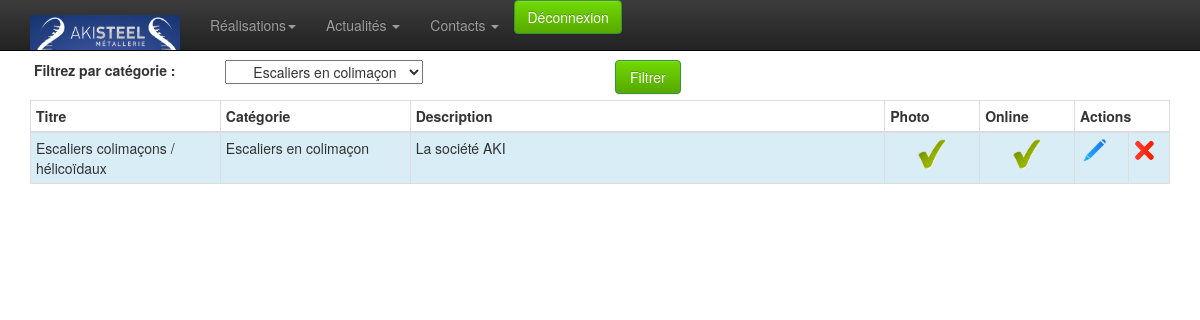
Before: /admin/produit/liste.php?id_categorie=100 (signed in) with the older database file.
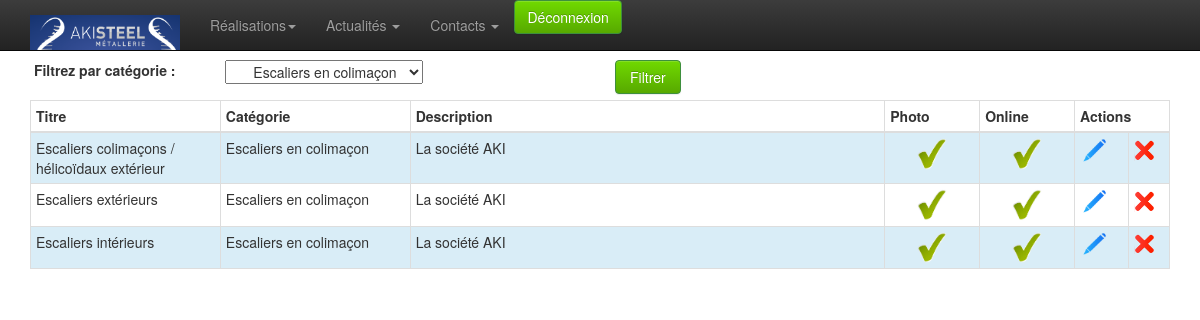
After: the same page with the newer database file.
### tables this page shows
CREATE TABLE `product` (
  `id` int(10) unsigned NOT NULL AUTO_INCREMENT,
  `id_categorie` int(11) NOT NULL,
  `nom` varchar(100) NOT NULL,
  `description` text NOT NULL,
  `fichier_pdf` varchar(100) NOT NULL,
  `online` enum('0','1') NOT NULL DEFAULT '0',
  PRIMARY KEY (`id`)
);

CREATE TABLE `catproduct` (
  `id` int(10) unsigned NOT NULL AUTO_INCREMENT,
  `id_parent` int(11) NOT NULL,
  `nom` varchar(50) NOT NULL,
  `image` varchar(50) NOT NULL,
  `ordre_affichage` int(11) NOT NULL DEFAULT '1',
  PRIMARY KEY (`id`)
);

### admin/classes/StorageManager.php (called while the page is built, shortened)
<?php
class StorageManager{
	protected function dbConnect() {
	    $host = DBHOST;
	    $user = DBUSER;
	    $pass = DBPASSWD;
	    $bdd  = DBNAME;
		try {
			$this->mysqli = new mysqli ($host, $user, $pass, $bdd) ;
		} catch (Exception $e) {
			throw new Exception("Erreur Connexion DB ". $e->getMessage());
		}
	}
}
?>

### admin/classes/Produit.php (called while the page is built, shortened)
<?php
require_once("StorageManager.php");
require_once("Categorie.php");
class Produit extends StorageManager {
	public function getListe( $tab=array(), $debug=false ) {
		$champ_souhaite = ( $tab[ "champ" ] != '' ) ? $tab[ "champ" ] : "*";
		$requete = "SELECT " . $champ_souhaite . " FROM `product`";
		if ( $tab[ "where" ] == '' ) {
			$requete .= " WHERE id > 0";
			if ( !empty( $tab ) ) {
				foreach( $tab as $champ => $val ) {
					if ( $champ != "champ" && $champ != "order_by" && $champ != "sens" )
						$requete .= " AND " . $champ . " = '" . addslashes( $val ) . "'";
				}
			}
			$order_by = ( $tab[ "order_by" ] != "" ) ? $tab[ "order_by" ] : "nom";
			$sens = 	( $tab[ "sens" ] != "" ) ? $tab[ "sens" ] : "ASC";
			$requete .= " ORDER BY " . $order_by . " " . $sens;
		}
		else $requete .= $tab[ "where" ];
		$result = mysqli_query( $this->mysqli, $requete );
		while( $row = mysqli_fetch_assoc( $result ) ) {
			$new_array[] = $row;
		}
		return $new_array;
	}
}

### admin/classes/Categorie.php (called while the page is built, shortened)
<?php
require_once("StorageManager.php");
class Categorie extends StorageManager {
	public function load( $id, $debug=false ){
		$new_array = null;
		$requete = "SELECT * FROM `catproduct` WHERE id = " . $id ;
		$result = mysqli_query( $this->mysqli, $requete );
		while( $row = mysqli_fetch_assoc( $result ) ) {
			$new_array[] = $row;
		}
		return $new_array;
	}
	public function getListe( $tab=array(), $debug=false ) {
		$champ_souhaite = ( $tab[ "champ" ] != '' ) ? $tab[ "champ" ] : "*";
		$requete = "SELECT " . $champ_souhaite . " FROM `catproduct`";
		if ( $tab[ "where" ] == '' ) {
			$requete .= " WHERE id > 0";
			if ( !empty( $tab ) ) {
				foreach( $tab as $champ => $val ) {
					if ( $champ != "champ" && $champ != "order_by" && $champ != "sens" )
						$requete .= " AND " . $champ . " = '" . addslashes( $val ) . "'";
				}
			}
			$order_by = ( $tab[ "order_by" ] != "" ) ? $tab[ "order_by" ] : "ordre_affichage";
			$sens = ( $tab[ "sens" ] != "" ) ? $tab[ "sens" ] : "ASC";
			$requete .= " ORDER BY " . $order_by . " " . $sens;
		}
		else $requete .= $tab[ "where" ];
		$result = mysqli_query( $this->mysqli, $requete );
		while( $row = mysqli_fetch_assoc( $result ) ) {
			$new_array[] = $row;
		}
		return $new_array;
	}
}

### admin/classes/utils.php (called while the page is built, shortened)
<?
	function couper_correctement( $chaine='', $longueur=0, $element=' ', $debug=false ) {
		$chaine = substr( $chaine, 0, $longueur );
		return $chaine;
	}
?>

### admin/classes/Produit_image.php (called while the page is built, shortened)
<?php
require_once("StorageManager.php");
class Produit_image extends StorageManager {
	public function getImageDefaut( $num_produit=0, $debug=false ) {
		$requete = "SELECT * FROM `product_image`
			WHERE num_produit = " . intval( $num_produit ) . "
			AND defaut = 'oui'";
		$result = mysqli_query( $this->mysqli, $requete );
		$row = mysqli_fetch_assoc( $result );
		return $row;
	}
}

### admin/produit/liste.php (the view, shortened to what the changed rows need)
<? include_once ( $_SERVER[ "DOCUMENT_ROOT" ] . "/admin/classes/utils.php" );?>
<?
	require $_SERVER[ "DOCUMENT_ROOT" ] . "/admin/classes/Categorie.php";
	require $_SERVER[ "DOCUMENT_ROOT" ] . "/admin/classes/Produit.php";
	require $_SERVER[ "DOCUMENT_ROOT" ] . "/admin/classes/Produit_image.php";
	$debug = 			false;
	$categorie = 		new Categorie();
	$produit = 			new Produit();
	$produit_image =	new Produit_image();
	$id_categorie = ( $_POST[ "id_categorie" ] != '' ) ? $_POST[ "id_categorie" ] : $_GET[ "id_categorie" ];
	if ( 1 == 1 ) {
		unset( $recherche );
		$recherche[ "id_parent" ] = '0';
		$liste_categorie = $categorie->getListe( $recherche, $debug );
	}
	if ( 1 == 1 ) {
		unset( $recherche );
		if ( $id_categorie != '' ) {
			$recherche[ "champ" ] = "product.*";
			$recherche[ "where" ] = " INNER JOIN catproduct ON catproduct.id = product.id_categorie";
			$recherche[ "where" ] .= " WHERE id_categorie = " . $id_categorie;
			$recherche[ "where" ] .= " OR id_parent = " . $id_categorie;
			$recherche[ "where" ] .= " ORDER BY id_parent, id_categorie, product.nom";
		}
		$liste_produit = $produit->getListe( $recherche, $debug );
	}
?>
<!doctype html>
<html class="no-js" lang="en">
	<head>
		<? include_once $_SERVER[ "DOCUMENT_ROOT" ] . "/admin/inc-meta.php";?>
	</head>
	<body>
		<div class="container">
			<div class="row">
				<div class="col-xs-12 col-sm-12 col-md-12">
					<table class="table table-hover table-bordered table-condensed table-striped" >
						<thead>
							<tr>
								<th class="col-md-2" style="">Titre</th>
								<th class="col-md-2" style="">Catégorie</th>
								<th class="col-md-5" style="">Description</th>
								<th class="col-md-1" style="">Photo</th>
								<th class="col-md-1" style="">Online</th>
								<th class="col-md-1" colspan="2" style="">Actions</th>
							</tr>
						</thead>
						<tbody>
							<?
							if ( !empty( $liste_produit ) ) {
								$i=0;
								foreach ( $liste_produit as $value ) {
									$i++;
									$data = $categorie->load( $value[ "id_categorie" ] );
									$image_defaut = $produit_image->getImageDefaut( $value[ "id" ], $debug );
									$classe_affichage =	( $i % 2 != 0 ) ? "info" : "";
									$description = 		couper_correctement( $value[ "description" ], 50 );
									if ( strlen( $value[ "description" ] ) > 50 ) $description .= " ...";
									$image_ok = 		( $image_defaut[ "fichier" ] != '' ) ? 'check' : 'vide';
									$online = 			( $value[ "online" ] == '1' ) ? 'check' : 'vide';
									echo "<tr class='" . $classe_affichage . "'>\n";
									echo "	<td>" . $value[ "nom" ] . "</td>\n";
									echo "	<td>" . $data[ 0 ][ "nom" ] . "</td>\n";
									echo "	<td>" . $description . "</td>\n";
									echo "	<td align='center'><img src='../img/" . $image_ok . ".png' width='30' ></td>\n";
									echo "	<td align='center'><img src='../img/" . $online . ".png' width='30' ></td>\n";
									echo "	<td><a href='./edition.php?id=" . $value[ "id" ] . "'><img src='../img/modif.png' width='30' alt='Modifier' ></a></td>\n";
									echo "	<td>\n";
									echo "		<img src='../img/del.png' width='20' alt='Supprimer' onclick=\"$('.supp" . $value[ "id" ] . "').css('display', 'block');\">\n";
									echo "	</td>\n";
									echo "</tr>\n";
								}
							}
							?>
						</tbody>
					</table>
				</div>
			</div>
		</div>
	</body>
</html>

Changed rows visible on the page:
changed product: nom "Escaliers colimaçons / hélicoïdaux" → "Escaliers colimaçons / hélicoïdaux extérieur"
added product: nom "Escaliers extérieurs", catproduct.nom "Escaliers en colimaçon", description "La société AKI"
added product: nom "Escaliers intérieurs", catproduct.nom "Escaliers en colimaçon", description "La société AKI"
